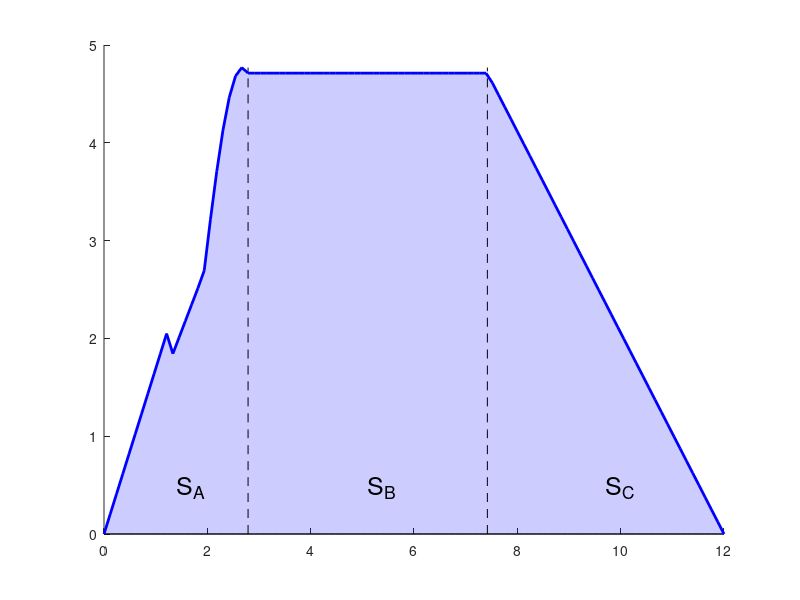

This chart was generated by the following MATLAB code: (Note: this script raises an error after producing the figure.)
close all
clear all
clc

r = .75;
L = 12;
dx = linspace(0,12,100);
x0 = .4978;
f1 = polyfit([0,33.46/12],[0,r],2);
p1a = @(x) 2*polyval(f1,x)*pi;
p1b = @(x) polyval(f1,x)*(pi+2);
p1c = @(x) (1+sin(pi*(x-23.23/12)/(2*(33.46-23.23)/12)))*polyval(f1,x)*pi + cos(pi*(x-23.23/12)/(2*(33.46-23.23)/12))*polyval(f1,x)*2;
dc = 2.7*pi/12;
p2 = 2*r*pi;

f3 = polyfit([89.04/12,L],[r,0],2);
p3 = @(x) 2*polyval(f3,x)*pi;
clc
p = zeros(length(dx),1);
for ii = 1:length(dx)
    x = dx(ii);
%     if x>= x0
    
    if x<= 15.73/12
        p(ii) = p1a(x);
    elseif x<=23.23/12
        p(ii) = p1b(x);
    elseif x<=33.46/12
        p(ii) = p1c(x);
    elseif x<=89.04/12
        p(ii) = p2;
    else 
        p(ii) = p3(x);
    end
%     
%     if 24.76/12<=x && x<=(80.05+2.7)/12
%         
%         if x<=27.35/12
%             p(ii) = (p(ii)-sin(pi*(x-24.76/12)/(2*(27.35-24.76)/12))*5.4/12)+dc*sin(pi*(x-24.76/12)/(2*(27.35-24.76)/12));
%         elseif 27.35/12<x && x<80.05/12
%             p(ii) = (p(ii)-5.4/12)+dc;
%         else
%             p(ii) = (p(ii)-cos(pi*(x-80.05/12)/(2*(82.75-80.05)/12))*5.4/12)+dc*cos(pi*(x-80.05/12)/(2*(82.75-80.05)/12));
%         end
%         
%     end
%     
    if p(ii)<0
        p(ii) = 0;
    end
%     end
    d(ii) = p(ii)/pi;
    

    
end

dy = linspace(0,max(p),10);
lim1 = zeros(10,1);
lim1(:,1) = 33.46/12;
lim2 = zeros(10,1);
lim2(:,1) = 89.04/12;
x1 = lim1(1)/2;
x2 = (lim1(1)+lim2(1))/2;
x3 = (L+lim2(1))/2;
y = .1*max(p);


figure
hold on
h = area(dx,p);
set(h(1),'FaceColor',[0 0 1],'FaceAlpha',0.2);
plot(lim1,dy,'k--');
plot(lim2,dy,'k--');
plot(dx,p,'color','b','linewidth',2)
text(x1,y,'S_A','FontSize',18); %,'BackgroundColor','w')
text(x2,y,'S_B','FontSize',18);%,'BackgroundColor','w')
text(x3,y,'S_C','FontSize',18);%,'BackgroundColor','w')
ax=gca;
ax.FontSize = 18;
xlabel('Distance along Fuselage [ft]')
ylabel('Perimeter [ft]')
ax.DataAspectRatio = [1 1 1];
ax.XAxis.Exponent = 0;
ax.YAxis.Exponent = 0;
ax.YTick = 0:1:20;
ax.XTick = 0:1:20;
ax.XAxis.MinorTick='on';
ax.YAxis.MinorTick='on';
ax.XAxis.MinorTickValues = 0:.5:20;
ax.YAxis.MinorTickValues = 0:.5:20;
axis([0,L,0,max(p)])
grid on
% figure
% hold on
% plot(dx,d)

% Spx0 = sum(p(1:end)*(dx(2)-dx(1)));
a1 = sum(p(1:24)*(dx(2)-dx(1)));
a2 = sum(p(25:63)*(dx(2)-dx(1)));
a3 = sum(p(64:100)*(dx(2)-dx(1)));
Scab = pi*r^2;
Cf = 4*10^-3;
F = 1.08;
S =  38.63;
u = 8*pi/180;
CD0 = Cf/S*(F*a1+a1+F*a3)+.004*Scab/S;
%(3.83*u*2.5*(pi*r^2))/S;
